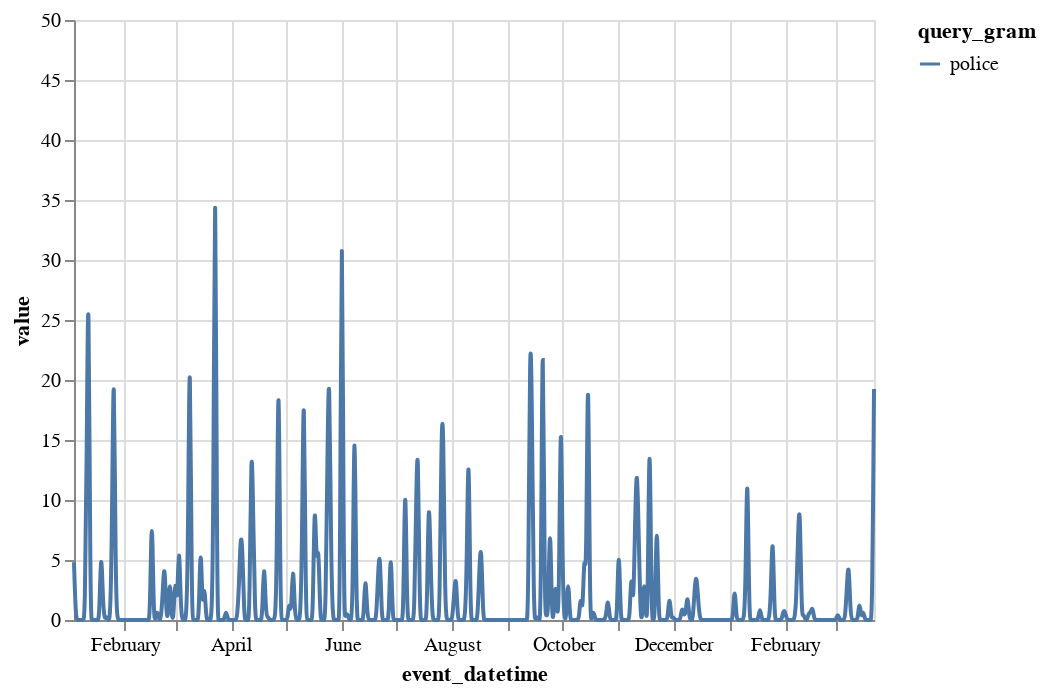

The notebook cell this image was saved under:
### Code cell
import altair as alt

alt.Chart(prepped_police_data).mark_line(interpolate="basis").encode(
    x="event_datetime:T",
    y="value:Q",
    color="query_gram:N",
)

### Figure 1 — Vega-Lite specification as saved in the notebook (floating-point values rounded to 4 significant figures; data arrays with more than 128 entries replaced by an {"elided": "..."} marker saying what was removed)
{"config": {"view": {"continuousWidth": 400, "continuousHeight": 300}}, "data": {"name": "data-5f1f13a803897acb5a7848856f0dfec9"}, "mark": {"type": "line", "interpolate": "basis"}, "encoding": {"color": {"field": "query_gram", "type": "nominal"}, "x": {"field": "event_datetime", "type": "temporal"}, "y": {"field": "value", "type": "quantitative"}}, "$schema": "https://vega.github.io/schema/vega-lite/v4.17.0.json", "datasets": {"data-5f1f13a803897acb5a7848856f0dfec9": {"elided": "443 records"}}}
